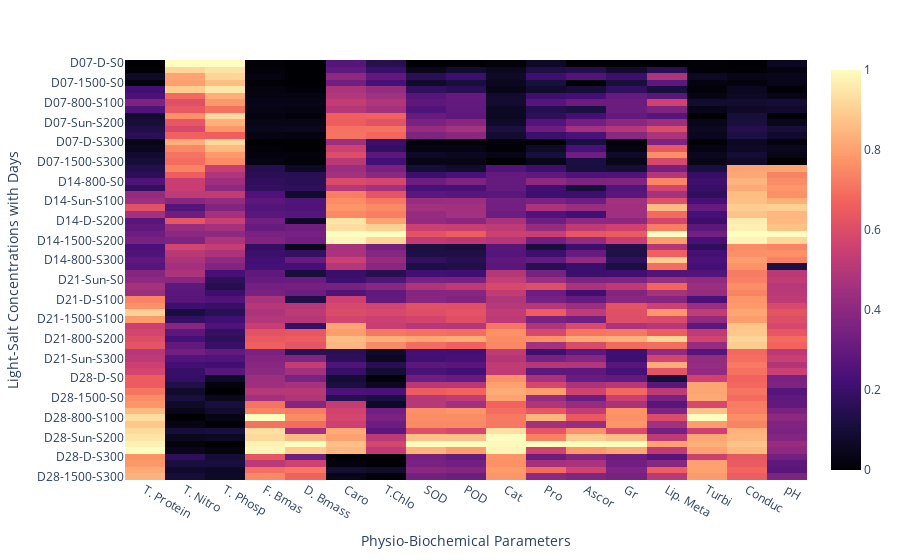

Notebook cell for this chart:
### Code cell
# Load the CSV file into a pandas DataFrame
data = pd.read_csv("./Heatmap 2.csv")

# Set the variables as the x-axis and the first column as the y-axis
x = data.columns[2:19]
y = data.iloc[:, 0]

# Convert DataFrame to matrix
data_matrix = data.iloc[:, 2:19].values

# Normalize the data_matrix
scaler = MinMaxScaler()
data_matrix_normalized = scaler.fit_transform(data_matrix)

# Create the heatmap using plotly.express
fig = px.imshow(data_matrix_normalized, x=x, y=y, labels={'x':'Physio-Biochemical Parameters', 'y':'Light-Salt Concentrations with Days'}, color_continuous_scale='magma', aspect='auto')

# Show the heatmap
fig.show()
# fig.write_html('./heatmap.png')

### Figure 1 — Plotly figure (JSON) as saved in the notebook; plotly's stock layout.template omitted (floating-point values rounded to 4 significant figures; data arrays with more than 128 entries replaced by an {"elided": "..."} marker saying what was removed)
{"data": [{"coloraxis": "coloraxis", "hovertemplate": "Physio-Biochemical Parameters: %{x}<br>Light-Salt Concentrations with Days: %{y}<br>color: %{z}<extra></extra>", "name": "0", "type": "heatmap", "x": ["T. Protein", "T. Nitro", "T. Phosp", "F. Bmas", "D. Bmass", "Caro", "T.Chlo", "SOD", "POD", "Cat", "Pro", "Ascor", "Gr", "Lip. Meta", "Turbi", "Conduc", "pH"], "xaxis": "x", "y": ["D07-D-S0", "D07-Sun-S0", "D07-800-S0", "D07-1500-S0", "D07-D-S100", "D07-Sun-S100", "D07-800-S100", "D07-1500-S100", "D07-D-S200", "D07-Sun-S200", "D07-800-S200", "D07-1500-S200", "D07-D-S300", "D07-Sun-S300", "D07-800-S300", "D07-1500-S300", "D14-D-S0", "D14-Sun-S0", "D14-800-S0", "D14-1500-S0", "D14-D-S100", "D14-Sun-S100", "D14-800-S100", "D14-1500-S100", "D14-D-S200", "D14-Sun-S200", "D14-800-S200", "D14-1500-S200", "D14-D-S300", "D14-Sun-S300", "D14-800-S300", "D14-1500-S300", "D21-D-S0", "D21-Sun-S0", "D21-800-S0", "D21-1500-S0", "D21-D-S100", "D21-Sun-S100", "D21-800-S100", "D21-1500-S100", "D21-D-S200", "D21-Sun-S200", "D21-800-S200", "D21-1500-S200", "D21-D-S300", "D21-Sun-S300", "D21-800-S300", "D21-1500-S300", "D28-D-S0", "D28-Sun-S0", "D28-800-S0", "D28-1500-S0", "D28-D-S100", "D28-Sun-S100", "D28-800-S100", "D28-1500-S100", "D28-D-S200", "D28-Sun-S200", "D28-800-S200", "D28-1500-S200", "D28-D-S300", "D28-Sun-S300", "D28-800-S300", "D28-1500-S300"], "yaxis": "y", "z": {"elided": "64x17 float values"}}], "layout": {"autosize": true, "coloraxis": {"colorscale": [[0, "#000004"], [0.1111, "#180f3d"], [0.2222, "#440f76"], [0.3333, "#721f81"], [0.4444, "#9e2f7f"], [0.5556, "#cd4071"], [0.6667, "#f1605d"], [0.7778, "#fd9668"], [0.8889, "#feca8d"], [1, "#fcfdbf"]]}, "margin": {"t": 60}, "xaxis": {"anchor": "y", "autorange": true, "domain": [0, 1], "range": [-0.5, 16.5], "title": {"text": "Physio-Biochemical Parameters"}, "type": "category"}, "yaxis": {"anchor": "x", "autorange": true, "domain": [0, 1], "range": [63.5, -0.5], "title": {"text": "Light-Salt Concentrations with Days"}, "type": "category"}}}
